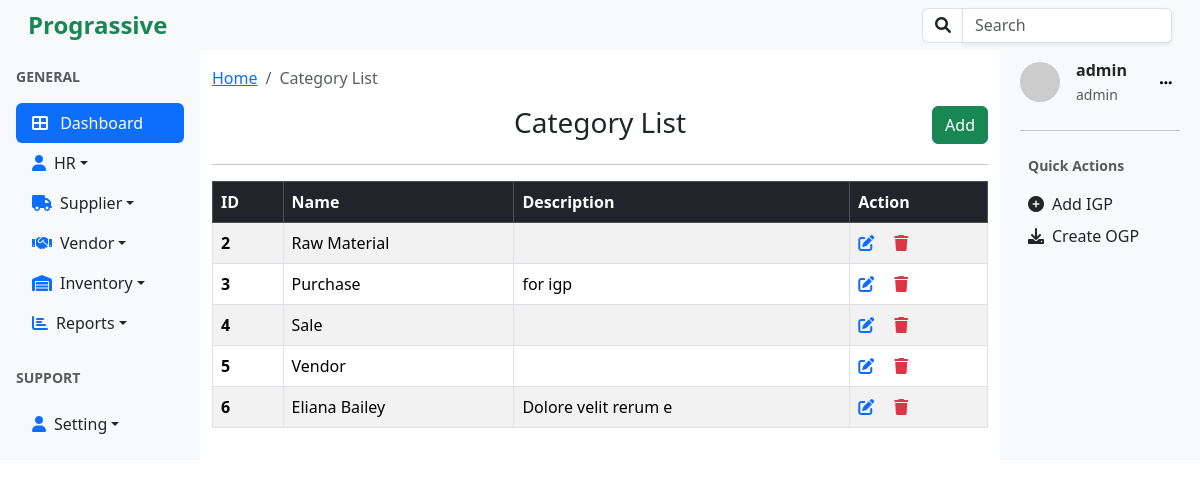
The app's page /categories/list/ (signed in) with its own data.
### categories/models.py (models this page shows, shortened)
class Category(models.Model):
    name=models.CharField(max_length=30, null=False, blank=False, unique=True)
    description = models.TextField(null=True, blank=True)

### accounts/models.py (models this page shows, shortened)
class User(AbstractUser):
    role = models.ForeignKey(Role, on_delete=models.SET_NULL, null=True, blank=True)

class Role(models.Model):
    ADMIN = 'admin'
    HR = 'hr'
    STAFF = 'staff'
    ROLE_CHOICES = [
        (ADMIN, 'Admin'),
        (HR, 'HR'),
        (STAFF, 'Staff'),
    ]
    name = models.CharField(max_length=50, choices=ROLE_CHOICES, default=STAFF)
    description = models.TextField(blank=True)
    def __str__(self):
        return self.name

### utils/decorators.py (the view, shortened to what this page needs)
        def _wrapped_view(request, *args, **kwargs):
            return view_func(request, *args, **kwargs)

### categories/views.py (called while the page is built)
@login_required
@role_required('staff','hr','admin')
def category_list(request):
    category = Category.objects.all()
    return render(request, 'category_list.html', {"category":category})

### categories/templates/category_list.html
{% extends 'base.html' %}
{% block content%}
<nav aria-label="breadcrumb" class="my-3">
  <ol class="breadcrumb">
    <li class="breadcrumb-item"><a href="{% url 'home'%}">Home</a></li>
    <li class="breadcrumb-item active" aria-current="page">Category List</li>
  </ol>
</nav>
<div class="d-flex justify-content-center position-relative mb-3">
    <h3 class="text-center w-100">Category List</h3>
    <a href="{% url 'categories:create_category'%}">
    <button type="button" class="btn btn-success position-absolute end-0">Add</button></a>
</div>
<hr />
<div class="table-responsive">
<table class="table table-bordered table-striped table-hover">
    <thead class="table-dark">
      <tr>
        <th scope="col">ID</th>
        <th scope="col">Name</th>
        <th scope="col">Description</th>
        <th scope="col">Action</th>
      </tr>
    </thead>
    <tbody>
    {% for c in category %}
    <tr>
        <th>{{c.id}}</th>
        <td>{{c.name}}</td>
        <td>{{c.description}}</td>
        <td>
            <a href="{% url 'categories:update_category' c.id %}" class="text-primary"><i class="fa fa-edit"></i></a>
            <a href="{% url 'categories:delete_category' c.id %}" class="text-danger ms-3"><i class="fa fa-trash"></i></a>
        </td>
      </tr>
      {%endfor %}
    </tbody>
</table>
</div>
{% endblock%}

### templates/right_sidebar.html (shortened to what this page needs)
<div class=" bg-light p-2">
  <div class="d-flex align-items-center mb-4 ml-2">
    <img
      src="https://ui-avatars.com/api/?name={{user.username}}"
      alt="User Avatar"
      class="rounded-circle me-3"
      width="40"
    />
    <div>
      <p class="mb-0 fw-bold">{{user.username}}</p>
      <small class="text-muted">{{user.role}}</small>
    </div>
    <div class="dropdown ms-auto">
    <button class="btn btn-light btn-sm ms-auto "  id="dropdownMenuButton" data-bs-toggle="dropdown" aria-expanded="false" style="box-shadow: none; border:1px;">
      <i class="fa fa-ellipsis-h"></i>
    </button>
</div>
  </div>
  <hr />
  <div class="mb-4 p-2">
    <p class="text-muted small fw-bold">Quick Actions</p>
    <ul class="list-unstyled">
      <li class="mb-2">
        <a href="{% url 'create_igp'%}" class="d-flex align-items-center text-dark text-decoration-none">
          <i class="fa fa-plus-circle me-2"></i> Add IGP
        </a>
      </li>
      <li>
        <a href="#" class="d-flex align-items-center text-dark text-decoration-none">
          <i class="fa fa-download me-2"></i> Create OGP
        </a>
      </li>
    </ul>
  </div>
</div>

### records on screen
Category: id "2", name "Raw Material"
Category: id "3", name "Purchase", description "for igp"
Category: id "4", name "Sale"
Category: id "5", name "Vendor"
Category: id "6", name "Eliana Bailey", description "Dolore velit rerum e"
User: username "admin", role "admin"
